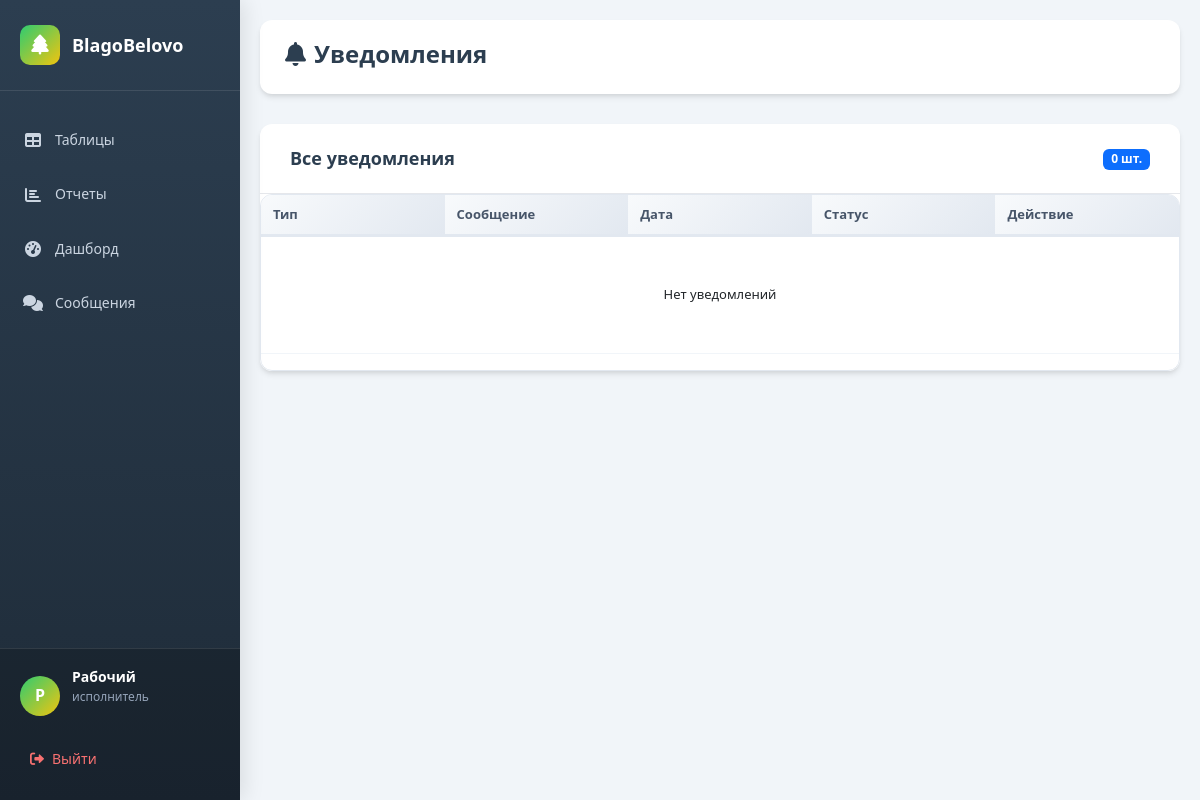
Before: /notifications.php (signed in) with the older database file.
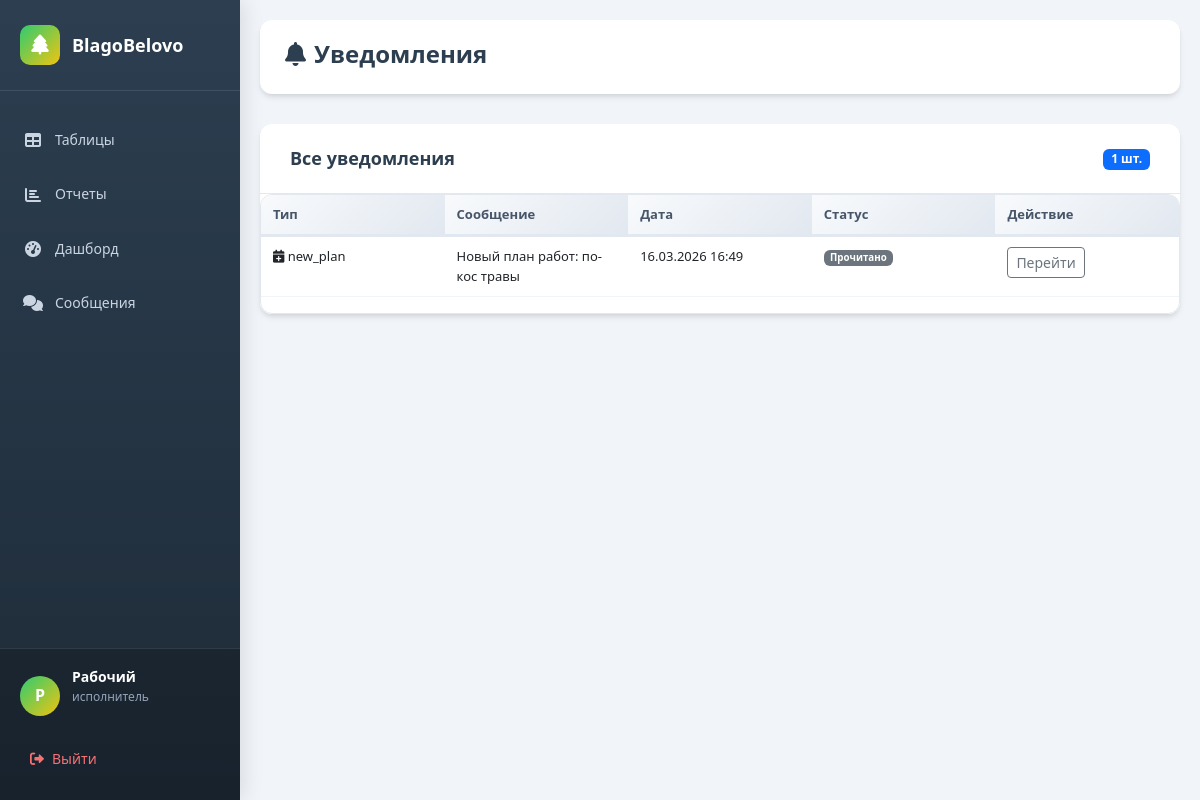
After: the same page with the newer database file.
### tables this page shows
CREATE TABLE `notifications` (
  `id` int(11) NOT NULL AUTO_INCREMENT,
  `user_id` int(11) NOT NULL,
  `type` varchar(50) NOT NULL,
  `message` text NOT NULL,
  `link` varchar(255) DEFAULT NULL,
  `is_read` tinyint(1) DEFAULT 0,
  `created_at` timestamp NOT NULL DEFAULT current_timestamp(),
  PRIMARY KEY (`id`),
  KEY `user_id` (`user_id`),
  CONSTRAINT `notifications_ibfk_1` FOREIGN KEY (`user_id`) REFERENCES `users` (`id`) ON DELETE CASCADE
);

### notifications.php (the view, shortened to what the changed rows need)
<?php
if (basename(__FILE__) == basename($_SERVER['SCRIPT_FILENAME'])) {
    require_once 'db.php';
    $user_id = $_SESSION['user_id'];
    $stmt = $pdo->prepare("SELECT * FROM notifications WHERE user_id = ? ORDER BY created_at DESC");
    $stmt->execute([$user_id]);
    $notifications = $stmt->fetchAll();
    $user_display_name = $_SESSION['full_name'] ?? $_SESSION['login'] ?? 'Пользователь';
?>
<!DOCTYPE html>
<html lang="ru">
<head>
    <link href="https://cdn.jsdelivr.net/npm/bootstrap@5.3.0/dist/css/bootstrap.min.css" rel="stylesheet">
    <link rel="stylesheet" href="https://cdnjs.cloudflare.com/ajax/libs/font-awesome/6.0.0/css/all.min.css">
    <link rel="stylesheet" href="style.css">
</head>
<body class="admin-panel">
    <nav class="sidebar">
        <div class="sidebar-header">
            <div class="sidebar-logo"><i class="fas fa-tree"></i></div>
            <div class="sidebar-title">BlagoBelovo</div>
        </div>
        <ul class="sidebar-nav">
            <li class="nav-item"><a href="index.php" class="nav-link"><i class="nav-icon fas fa-table"></i><span>Таблицы</span></a></li>
            <li class="nav-item"><a href="reports.php" class="nav-link"><i class="nav-icon fas fa-chart-bar"></i><span>Отчеты</span></a></li>
            <li class="nav-item"><a href="dashboard.php" class="nav-link"><i class="nav-icon fas fa-tachometer-alt"></i><span>Дашборд</span></a></li>
            <li class="nav-item"><a href="chat.php" class="nav-link"><i class="nav-icon fas fa-comments"></i><span>Сообщения</span></a></li>
        </ul>
        <div class="sidebar-footer">
            <div class="user-info">
                <div class="user-avatar"><?= mb_substr($user_display_name, 0, 1, 'UTF-8') ?></div>
                <div class="user-details">
                    <h4><?= htmlspecialchars($user_display_name) ?></h4>
                    <p><?= htmlspecialchars($_SESSION['role'] ?? 'Пользователь') ?></p>
                </div>
            </div>
            <a href="index.php?action=logout" class="logout-btn"><i class="fas fa-sign-out-alt"></i><span>Выйти</span></a>
        </div>
    </nav>
    <main class="main-content">
        <div class="content-header fade-in">
            <div class="header-title">
                <h1><i class="fas fa-bell me-2"></i>Уведомления</h1>
            </div>
        </div>
        <div class="table-container">
            <div class="table-header">
                <div class="table-title">Все уведомления</div>
                <div class="table-count">
                    <span class="badge bg-primary"><?= count($notifications) ?> шт.</span>
                </div>
            </div>
            <div class="table-responsive">
                <table class="table table-hover">
                    <thead>
                        <tr>
                            <th>Тип</th>
                            <th>Сообщение</th>
                            <th>Дата</th>
                            <th>Статус</th>
                            <th>Действие</th>
                        </tr>
                    </thead>
                    <tbody>
                        <?php if (count($notifications) > 0): ?>
                            <?php foreach ($notifications as $notif): ?>
                                <tr class="<?= $notif['is_read'] ? '' : 'fw-bold' ?>">
                                    <td>
                                        <?php
                                        $icon = 'fa-info-circle';
                                        if ($notif['type'] == 'new_message') $icon = 'fa-envelope';
                                        elseif ($notif['type'] == 'new_plan') $icon = 'fa-calendar-plus';
                                        elseif ($notif['type'] == 'new_object') $icon = 'fa-tree';
                                        elseif ($notif['type'] == 'password_reset') $icon = 'fa-key';
                                        ?>
                                        <i class="fas <?= $icon ?>"></i> <?= htmlspecialchars($notif['type']) ?>
                                    </td>
                                    <td><?= htmlspecialchars($notif['message']) ?></td>
                                    <td><?= date('d.m.Y H:i', strtotime($notif['created_at'])) ?></td>
                                    <td>
                                        <?php if ($notif['is_read']): ?>
                                            <span class="badge bg-secondary">Прочитано</span>
                                        <?php else: ?>
                                            <span class="badge bg-success">Новое</span>
                                        <?php endif; ?>
                                    </td>
                                    <td>
                                        <?php if ($notif['link']): ?>
                                            <a href="<?= htmlspecialchars($notif['link']) ?>" class="btn btn-sm btn-outline-secondary">Перейти</a>
                                        <?php endif; ?>
                                    </td>
                                </tr>
                            <?php endforeach; ?>
                        <?php else: ?>
                            <tr><td colspan="5" class="text-center py-5 text-muted">Нет уведомлений</td></tr>
                        <?php endif; ?>
                    </tbody>
                </table>
            </div>
        </div>
    </main>
</body>
</html>
<?php
}
?>

Changed rows visible on the page:
added notifications: type "new_plan", message "Новый план работ: покос травы", created_at "16.03.2026 16:49", is_read "Прочитано"
Other visible differences:
count($notifications): "0" → "1"
text no longer shown: "Нет уведомлений"
